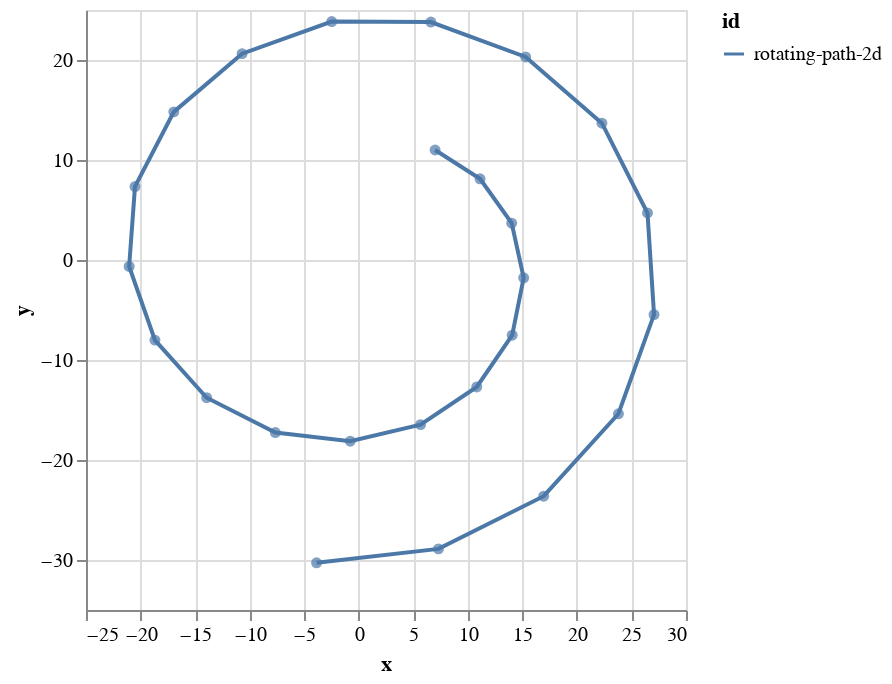

Write notebook code for a chart like this one.
### Markdown cell above
Plot a clockwise rotating path. (Hints: (1) Use the SICM function "Gamma" to create the triple $(t \: (x \: y) \: (\dot{x} \: \dot{y}))$ which can be transformed, (2) the angular frequency must be negative)

### Code cell
(defn test-path-2d
  [t]
  (up
   (+ (* 3 t) 7)
   (+ (* 5 t) 11)))

(defmacro rpm []
  (list 'fn ['Omega 't]
        (clojure.edn/read-string
         (prn-str
          (simplify
           ((F->C p->r)
            ((F->C (F 'Omega))
             ((F->C r->p)
              ((Gamma test-path-2d) 't)))))))))

(def rotate-path (rpm))

(defn rotating-path-2d [Omega]
  (up (fn [t] (get-in (rotate-path Omega t) [1 0]))
      (fn [t] (get-in (rotate-path Omega t) [1 1]))))

(let [NegativeOm -3]
    (-> (points-xy->plot {"rotating-path-2d" (make-path-txyz (rotating-path-2d NegativeOm) 0 3 25)})
        kind/vega-lite))

### Figure 1 — Vega-Lite specification as saved in the notebook (floating-point values rounded to 4 significant figures)
{"$schema": "https://vega.github.io/schema/vega-lite/v2.json", "data": {"values": [{"id": "rotating-path-2d", "t": 0, "x": 7.0, "y": 11, "z": null}, {"id": "rotating-path-2d", "t": 0.125, "x": 11.12, "y": 8.116, "z": null}, {"id": "rotating-path-2d", "t": 0.25, "x": 14.02, "y": 3.68, "z": null}, {"id": "rotating-path-2d", "t": 0.375, "x": 15.12, "y": -1.78, "z": null}, {"id": "rotating-path-2d", "t": 0.5, "x": 14.07, "y": -7.524, "z": null}, {"id": "rotating-path-2d", "t": 0.625, "x": 10.82, "y": -12.7, "z": null}, {"id": "rotating-path-2d", "t": 0.75, "x": 5.666, "y": -16.46, "z": null}, {"id": "rotating-path-2d", "t": 0.875, "x": -0.775, "y": -18.12, "z": null}, {"id": "rotating-path-2d", "t": 1, "x": -7.642, "y": -17.25, "z": null}, {"id": "rotating-path-2d", "t": 1.125, "x": -13.94, "y": -13.77, "z": null}, {"id": "rotating-path-2d", "t": 1.25, "x": -18.68, "y": -8.01, "z": null}, {"id": "rotating-path-2d", "t": 1.375, "x": -21.04, "y": -0.6458, "z": null}, {"id": "rotating-path-2d", "t": 1.5, "x": -20.51, "y": 7.342, "z": null}, {"id": "rotating-path-2d", "t": 1.625, "x": -16.95, "y": 14.81, "z": null}, {"id": "rotating-path-2d", "t": 1.75, "x": -10.69, "y": 20.64, "z": null}, {"id": "rotating-path-2d", "t": 1.875, "x": -2.475, "y": 23.84, "z": null}, {"id": "rotating-path-2d", "t": 2, "x": 6.614, "y": 23.8, "z": null}, {"id": "rotating-path-2d", "t": 2.125, "x": 15.3, "y": 20.31, "z": null}, {"id": "rotating-path-2d", "t": 2.25, "x": 22.29, "y": 13.68, "z": null}, {"id": "rotating-path-2d", "t": 2.375, "x": 26.47, "y": 4.702, "z": null}, {"id": "rotating-path-2d", "t": 2.5, "x": 27.07, "y": -5.455, "z": null}, {"id": "rotating-path-2d", "t": 2.625, "x": 23.81, "y": -15.38, "z": null}, {"id": "rotating-path-2d", "t": 2.75, "x": 16.95, "y": -23.62, "z": null}, {"id": "rotating-path-2d", "t": 2.875, "x": 7.31, "y": -28.89, "z": null}, {"id": "rotating-path-2d", "t": 3, "x": -3.863, "y": -30.28, "z": null}]}, "encoding": {"x": {"field": "x", "scale": {"zero": false}, "type": "quantitative"}, "y": {"field": "y", "scale": {"zero": false}, "type": "quantitative"}}, "layer": [{"encoding": {"color": {"field": "id", "type": "nominal"}, "order": {"field": "t", "type": "temporal"}}, "mark": "line"}, {"mark": {"filled": true, "type": "point"}}]}
